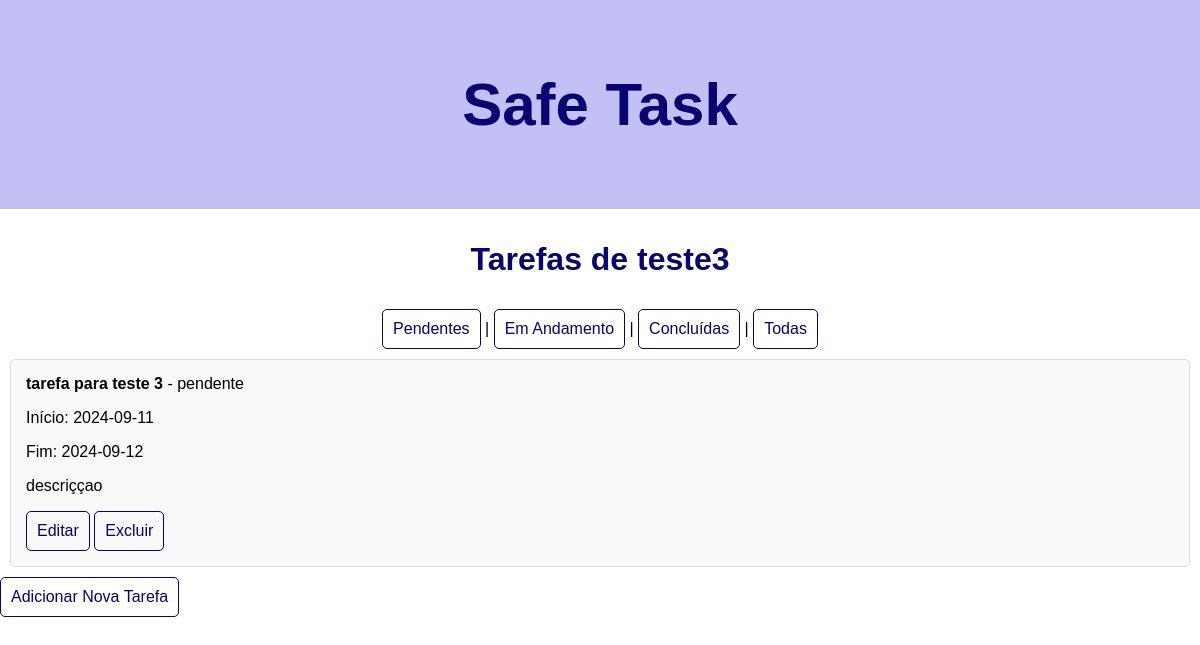
Page /tarefas_page/5 on the earlier database version.
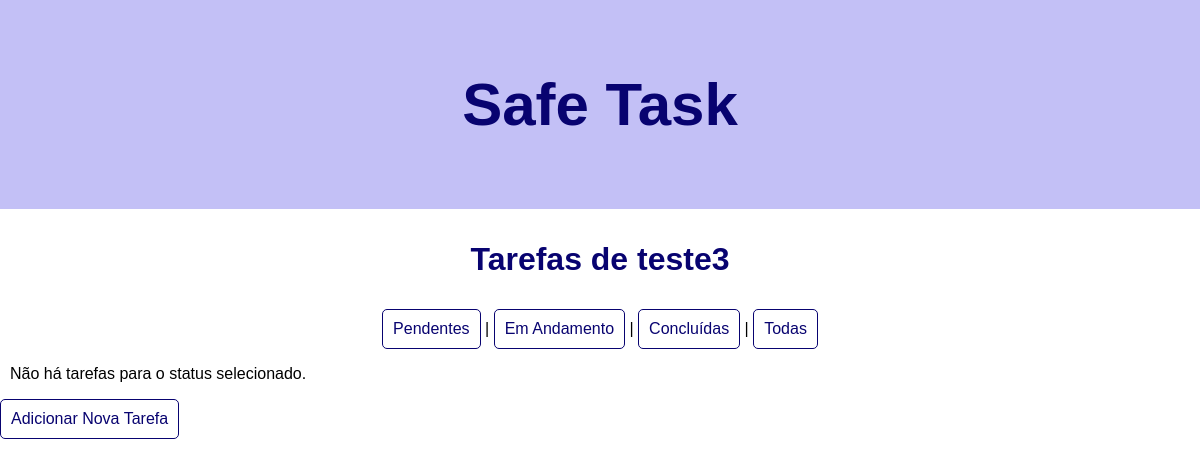
Same page on the later database version.
### models.py (models this page shows, shortened)
class Usuario(db.Model):
    __tablename__ = 'usuarios'
    id = db.Column(db.Integer, primary_key = True, autoincrement=True)
    nome = db.Column(db.String(150), unique = True, nullable = False)
    email = db.Column(db.String(150), unique = True, nullable = False)
    telefone = db.Column(db.String(150), unique = True, nullable = False)
    senha = db.Column(db.String(20), unique = False, nullable = False)

class Tarefa(db.Model):
    __tablename__ = 'tarefas'
    id = db.Column(db.Integer, primary_key=True, autoincrement=True)
    titulo = db.Column(db.String(150), nullable=False)
    data_inicio = db.Column(db.Date, nullable=False)
    data_fim = db.Column(db.Date, nullable=False)
    descricao = db.Column(db.Text, nullable=False)
    status = db.Column(db.String(20), nullable=False)
    usuario_id = db.Column(db.Integer, db.ForeignKey('usuarios.id'), nullable=False)

### app.py (the view)
@app.route('/tarefas_page/<int:usuario_id>', methods=['GET'])
def tarefas_page(usuario_id):
    usuario = db.session.query(Usuario).filter_by(id=usuario_id).first()
    status_filtro = request.args.get('status')
    if status_filtro:
        tarefas = db.session.query(Tarefa).filter_by(usuario_id=usuario_id, status=status_filtro).all()
    else:
        tarefas = db.session.query(Tarefa).filter_by(usuario_id=usuario_id).all()
    return render_template('tarefas_page.html', usuario=usuario, tarefas=tarefas)

### templates/tarefas_page.html (shortened to what this page needs)
<!DOCTYPE html>
<html lang="pt-br">
<head>
    <link rel="stylesheet" href="{{ url_for('static', filename='style_tarefas.css') }}">
</head>
<header>
    <div class="namepagina">
        <h1>Safe Task</h1>
    </div>
</header>
<body>
    <h1 class="nome_usuario">Tarefas de {{ usuario.nome }}</h1>
    <div>
        <a href="/tarefas_page/{{ usuario.id }}?status=pendente">Pendentes</a> |
        <a href="/tarefas_page/{{ usuario.id }}?status=em andamento">Em Andamento</a> |
        <a href="/tarefas_page/{{ usuario.id }}?status=concluída">Concluídas</a> |
        <a href="/tarefas_page/{{ usuario.id }}">Todas</a>
    </div>
    <ul>
        {% for tarefa in tarefas %}
            <li>
                <strong>{{ tarefa.titulo }}</strong> - {{ tarefa.status }}
                <p>Início: {{ tarefa.data_inicio }}</p>
                <p>Fim: {{ tarefa.data_fim }}</p>
                <p>{{ tarefa.descricao }}</p>
                <a href="/editar_tarefa/{{ tarefa.id }}">Editar</a>
                <a href = '/deletar_tarefa/{{tarefa.id}}'> Excluir </a>
            </li>
        {% else %}
            <p>Não há tarefas para o status selecionado.</p>
        {% endfor %}
    </ul>
    <a href="/tarefas/{{ usuario.id }}">Adicionar Nova Tarefa</a>
</body>
</html>

### static/style_tarefas.css (style rules this page uses)
body { margin: 0; padding: 0; height: 100%; font-family: Arial, Helvetica, sans-serif; }
.namepagina { color: #080370; background-color: #c3c0f6; padding: 10px; text-align: center; font-size: 30px; }
header { background-color: #c3c0f6; padding: 10px; }
.nome_usuario { text-align: center; padding: 10px; color: #080370; }
div { margin: 10px; text-align: center; }
a { text-decoration: none; color: #080370; padding: 10px; border: 1px solid #080370; border-radius: 5px; display: inline-block; }
ul { list-style-type: none; padding: 0; margin: 10px; }

Differences in the rows shown:
removed Tarefa: titulo "tarefa para teste 3", status "pendente", data_inicio "2024-09-11", data_fim "2024-09-12", descricao "descriççao"
Other differences:
text now shown: "Não há tarefas para o status selecionado."
